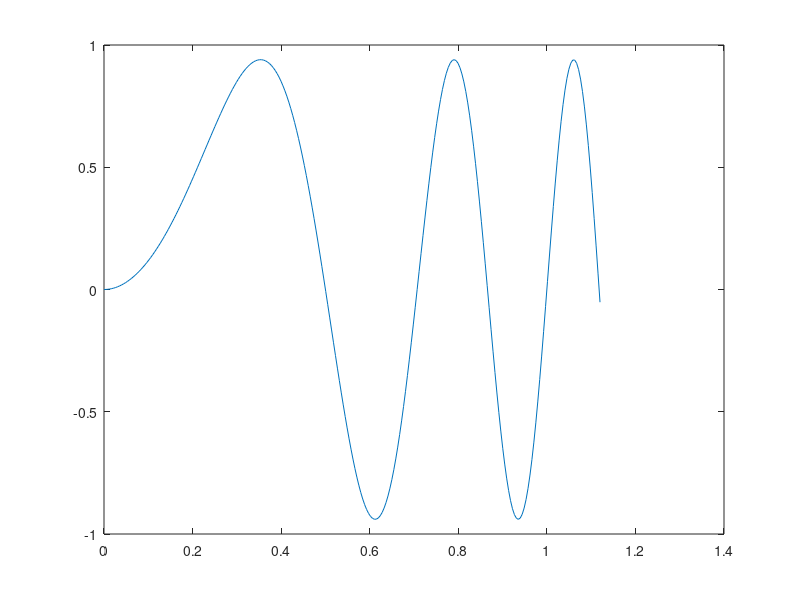

This chart was generated by the following MATLAB code: (Note: this script raises an error after producing the figure.)
% test plotting routines on a 2D plot with weird limits

t = linspace(0, 1.12, 256);
y = sin(4*pi*t.^2)*0.94;

figure(1)
plot(t, y)

figure(2)
myplot t y
